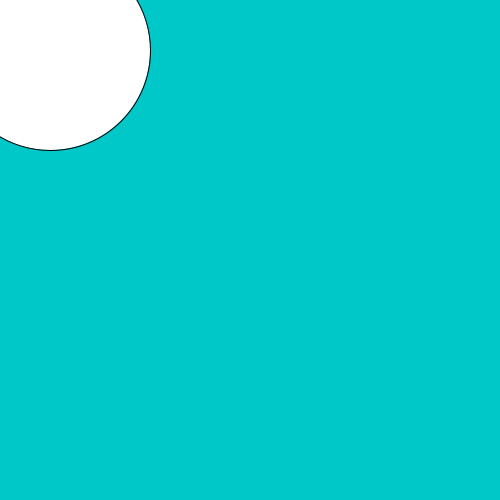
Frame 1 (no input)
Frame 60 (the mouse pressed at the canvas centre just before this capture): identical to frame 1, image omitted
Frame 120 (the mouse held since frame 60 and released just before this capture): identical to frame 1, image omitted

The Processing sketch that drew this single still picture (run headless with seeded random() and noise(); from frame 60 on, the mouse is pressed at the canvas centre):

// Processing sketch: slippery_dot
// ── slippery_dot.pde
 // 1. Create three integer variables to represent the x, y, and the size of the ellipse
       int x = 50;
       int y = 50;
       int ellipseSize = 200;
    void setup() {
      // 2. Set the size of your sketch
    size(500, 500);
    }
    
    void draw() {
      // 3. Set the background color of your sketch
      background(0, 200, 201);
      // 4. Draw an ellipse. Make sure it fits in the window.
      // Use the variables created at the top of the sketch, 
      // for the location and size of your ellipse
    ellipse(x, y, ellipseSize, ellipseSize);
    }
    
    void mousePressed() {
      //5. Create an integer variable called distance
      int distance = getDistance(mouseX, mouseY, x, y);
      //6. Set the value of the distance variable to the value returned by the getDistance method
      //   Pass the mouse's x and y (mouseX and mouseY) and the x and y of your ellipse to the method.
        
          
      //7.  Use an if statement to check if the distance variable is < the radius of the ellipse
      //    If it is, set a new x and y for the ellipse, using a random location on the window
      //    Hint: Use the Processing random() function
       if(distance<100){
         x = (int)random(width);
       y = (int)random(height);
  
       }
    }
    
    int getDistance(int x1, int y1, int x2, int y2) {
      return (int)Math.sqrt(Math.pow((x1-x2),2) + Math.pow((y1-y2),2));
    }
